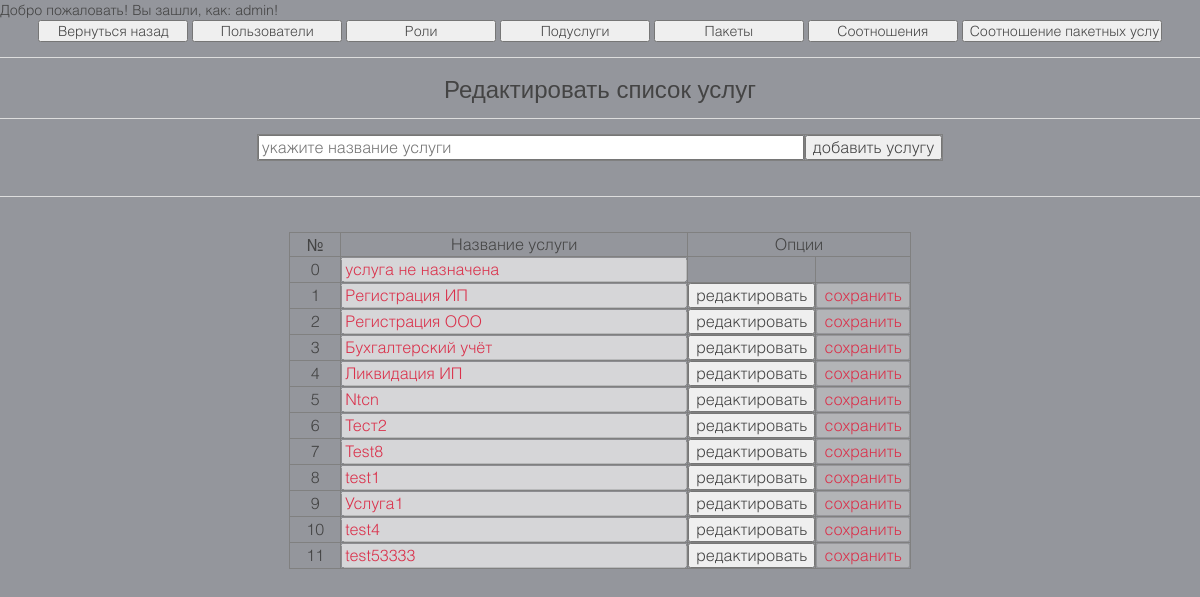
The app's page /templates/adminzone/admservices.php (signed in), older data.
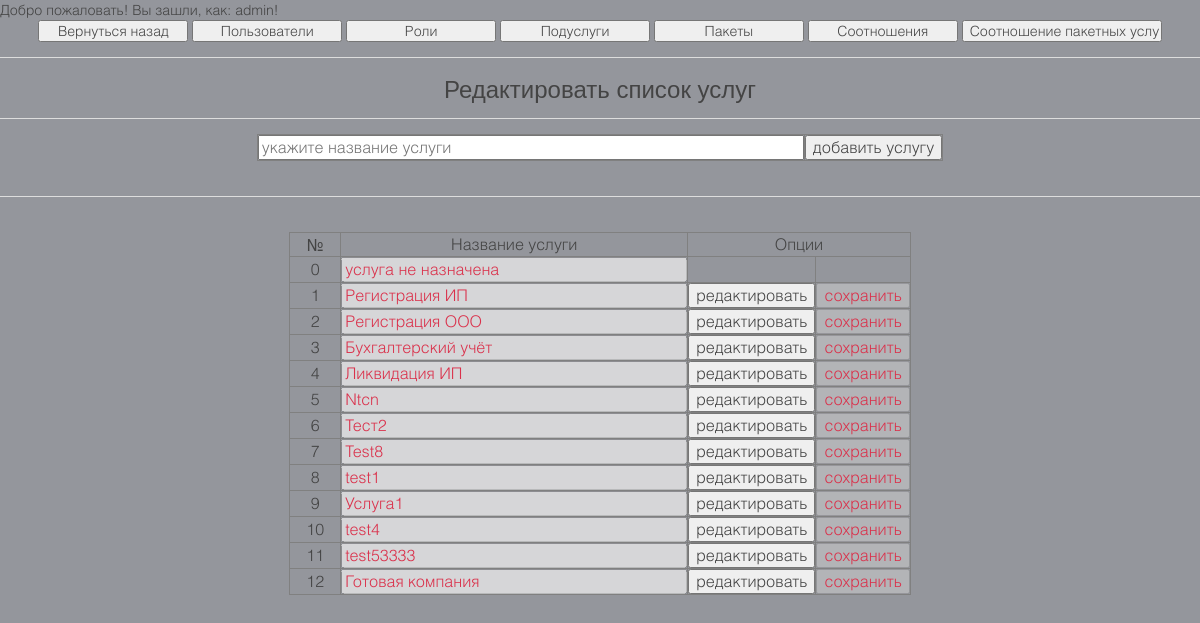
The same page, newer data.
### tables this page shows
CREATE TABLE IF NOT EXISTS `system_services` (
  `service_id` int(11) NOT NULL AUTO_INCREMENT,
  `service_name` varchar(40) NOT NULL,
  `service_description` varchar(400) NOT NULL,
  `service_price` int(11) NOT NULL,
  PRIMARY KEY (`service_id`),
  UNIQUE KEY `service_id` (`service_id`)
);

### templates/adminzone/admservices.php (the view, shortened to what this page needs)
<?php
echo "Добро пожаловать! Вы зашли, как: ".$_SESSION['uname']."!";
?>
<html lang="en-gb" dir="ltr">
    <head>
        <link rel="stylesheet" href="../css/uikit.css">
    </head>
    <body class="tm-background">
        <center><input value="Вернуться назад" onclick="location.href='../adminpanel'" type="button" style="width: 150px"> <input value="Пользователи" onclick="location.href='admusers.php'" type="button" style="width: 150px"> <input value="Роли" onclick="location.href='admroles.php'" type="button" style="width: 150px"> <input value="Подуслуги" onclick="location.href='admpodservices.php'" type="button" style="width: 150px"> <input value="Пакеты" onclick="location.href='admpackets.php'" type="button" style="width: 150px"> <input value="Соотношения" onclick="location.href='admrelations.php'" type="button" style="width: 150px"> <input value="Соотношение пакетных услуг" onclick="location.href='admpacketsrelation.php'" type="button" style="width: 200px"></center>
        <hr>
        <center><h2>Редактировать список услуг</h2></center>
        <hr>
    </body>
</html>
<?php
echo    "<table border='1' cellspacing='0' cellpadding='0' align='center'>";
echo        "<tr>";
echo            "<td width='200'>";
echo                "<input type='text' id='newService' size='74' placeholder='укажите название услуги'>";
echo            "</td>";
echo            "<td width='100'>";
echo                "<input type='button' id='addservice' value='добавить услугу' size='62'>";
echo            "</td>";
echo        "</tr>";
echo    "</table>";
echo    "<hr>";
$currentServices = mysql_query("SELECT * FROM system_services ORDER BY service_id ASC");
echo "<table border='1' cellspacing='0' cellpadding='0' align='center'>";
echo    "<tr><td width='50'><center>№</center></td><td width='100'><center>Название услуги</center></td><td width='150' colspan='2'><center>Опции</center></td></tr>";
$row_counter = -1;
while ($getServiceFields = mysql_fetch_array($currentServices))
{
    $row_counter++;
    echo "<tr>";
    echo    "<td width='50'><center>".$getServiceFields['service_id']."</center></td>";
    echo    "<td width='200'><input type='text' id='service".$row_counter."' value='".$getServiceFields['service_name']."' size='46' disabled></td>";
        echo "<td width='50'>";
            if ($getServiceFields['service_id'] > 0 )
            {
                echo "<center><input type='button' id='editServiceData".$row_counter."' value='редактировать'></center></td>";
            } else
            {
                echo "";
            }
        echo "</td>";
        echo "<td width='50'>";
            if ($getServiceFields['service_id'] > 0 )
            {
                echo "<center><input type='button' id='saveServiceData".$row_counter."' value='сохранить' disabled></center></td>";
            } else
            {
                echo "";
            }
        echo "</td>";
    echo "</tr>";
}
echo "</table>";
?>

Row changes from the older to the newer data that the page shows:
added system_services: service_id "12", service_name "Готовая компания"
